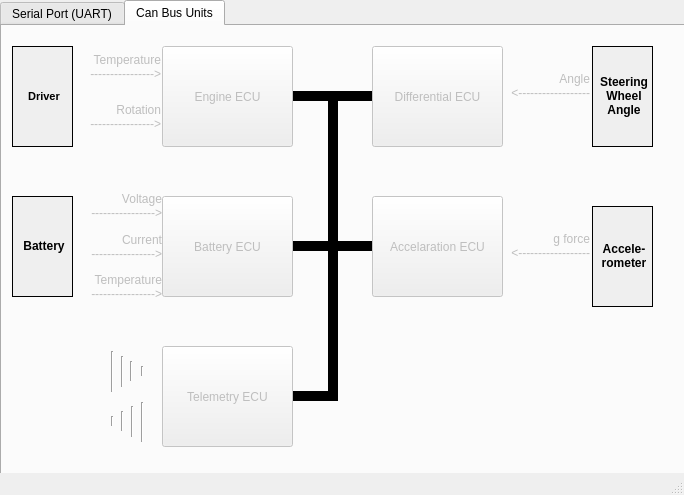
<?xml version="1.0" encoding="UTF-8"?>
<ui version="4.0">
 <class>MainWindow</class>
 <widget class="QMainWindow" name="MainWindow">
  <property name="geometry">
   <rect>
    <x>0</x>
    <y>0</y>
    <width>684</width>
    <height>495</height>
   </rect>
  </property>
  <property name="sizePolicy">
   <sizepolicy hsizetype="Fixed" vsizetype="Fixed">
    <horstretch>0</horstretch>
    <verstretch>0</verstretch>
   </sizepolicy>
  </property>
  <property name="windowTitle">
   <string>MainWindow</string>
  </property>
  <widget class="QWidget" name="centralWidget">
   <widget class="QTabWidget" name="tabWidget">
    <property name="enabled">
     <bool>true</bool>
    </property>
    <property name="geometry">
     <rect>
      <x>0</x>
      <y>0</y>
      <width>691</width>
      <height>481</height>
     </rect>
    </property>
    <property name="sizePolicy">
     <sizepolicy hsizetype="Fixed" vsizetype="Fixed">
      <horstretch>0</horstretch>
      <verstretch>0</verstretch>
     </sizepolicy>
    </property>
    <property name="maximumSize">
     <size>
      <width>691</width>
      <height>481</height>
     </size>
    </property>
    <property name="contextMenuPolicy">
     <enum>Qt::DefaultContextMenu</enum>
    </property>
    <property name="acceptDrops">
     <bool>false</bool>
    </property>
    <property name="currentIndex">
     <number>1</number>
    </property>
    <property name="elideMode">
     <enum>Qt::ElideLeft</enum>
    </property>
    <widget class="QWidget" name="tab_3">
     <attribute name="title">
      <string>Serial Port (UART)</string>
     </attribute>
     <widget class="QWidget" name="verticalLayoutWidget">
      <property name="geometry">
       <rect>
        <x>10</x>
        <y>10</y>
        <width>641</width>
        <height>421</height>
       </rect>
      </property>
      <layout class="QVBoxLayout" name="verticalLayout">
       <item>
        <layout class="QHBoxLayout" name="horizontalLayout_3">
         <item>
          <widget class="QLabel" name="label">
           <property name="maximumSize">
            <size>
             <width>111</width>
             <height>25</height>
            </size>
           </property>
           <property name="text">
            <string>Serial port status:</string>
           </property>
          </widget>
         </item>
         <item>
          <widget class="QLabel" name="port_status">
           <property name="text">
            <string>&lt;html&gt;&lt;head/&gt;&lt;body&gt;&lt;p&gt;&lt;br/&gt;&lt;/p&gt;&lt;/body&gt;&lt;/html&gt;</string>
           </property>
           <property name="textFormat">
            <enum>Qt::RichText</enum>
           </property>
          </widget>
         </item>
        </layout>
       </item>
       <item>
        <spacer name="horizontalSpacer">
         <property name="orientation">
          <enum>Qt::Horizontal</enum>
         </property>
         <property name="sizeHint" stdset="0">
          <size>
           <width>40</width>
           <height>20</height>
          </size>
         </property>
        </spacer>
       </item>
       <item>
        <widget class="QLabel" name="label_25">
         <property name="text">
          <string>Terminal (data from UART):</string>
         </property>
        </widget>
       </item>
       <item>
        <widget class="QTextEdit" name="textSerialPort">
         <property name="enabled">
          <bool>false</bool>
         </property>
         <property name="autoFillBackground">
          <bool>true</bool>
         </property>
        </widget>
       </item>
      </layout>
     </widget>
    </widget>
    <widget class="QWidget" name="CanBusMap">
     <attribute name="title">
      <string>Can Bus Units</string>
     </attribute>
     <widget class="QLabel" name="label_22">
      <property name="geometry">
       <rect>
        <x>20</x>
        <y>340</y>
        <width>71</width>
        <height>61</height>
       </rect>
      </property>
      <property name="text">
       <string/>
      </property>
      <property name="pixmap">
       <pixmap>../../Pictures/computer-iso.png</pixmap>
      </property>
      <property name="scaledContents">
       <bool>true</bool>
      </property>
     </widget>
     <widget class="QLabel" name="tempArrow_2">
      <property name="enabled">
       <bool>false</bool>
      </property>
      <property name="geometry">
       <rect>
        <x>70</x>
        <y>160</y>
        <width>90</width>
        <height>41</height>
       </rect>
      </property>
      <property name="autoFillBackground">
       <bool>false</bool>
      </property>
      <property name="text">
       <string>&lt;html&gt;&lt;head/&gt;&lt;body&gt;&lt;p&gt;Voltage   ----------------&amp;gt;&lt;/p&gt;&lt;/body&gt;&lt;/html&gt;</string>
      </property>
      <property name="alignment">
       <set>Qt::AlignRight|Qt::AlignTrailing|Qt::AlignVCenter</set>
      </property>
      <property name="wordWrap">
       <bool>true</bool>
      </property>
     </widget>
     <widget class="QLabel" name="tempArrow_3">
      <property name="enabled">
       <bool>false</bool>
      </property>
      <property name="geometry">
       <rect>
        <x>498</x>
        <y>40</y>
        <width>90</width>
        <height>41</height>
       </rect>
      </property>
      <property name="autoFillBackground">
       <bool>false</bool>
      </property>
      <property name="text">
       <string>Angle &lt;------------------</string>
      </property>
      <property name="alignment">
       <set>Qt::AlignRight|Qt::AlignTrailing|Qt::AlignVCenter</set>
      </property>
      <property name="wordWrap">
       <bool>true</bool>
      </property>
     </widget>
     <widget class="QLabel" name="tempArrow_4">
      <property name="enabled">
       <bool>false</bool>
      </property>
      <property name="geometry">
       <rect>
        <x>498</x>
        <y>200</y>
        <width>90</width>
        <height>41</height>
       </rect>
      </property>
      <property name="autoFillBackground">
       <bool>false</bool>
      </property>
      <property name="text">
       <string>g force &lt;------------------</string>
      </property>
      <property name="alignment">
       <set>Qt::AlignRight|Qt::AlignTrailing|Qt::AlignVCenter</set>
      </property>
      <property name="wordWrap">
       <bool>true</bool>
      </property>
     </widget>
     <widget class="Line" name="line">
      <property name="geometry">
       <rect>
        <x>120</x>
        <y>380</y>
        <width>21</width>
        <height>31</height>
       </rect>
      </property>
      <property name="orientation">
       <enum>Qt::Vertical</enum>
      </property>
     </widget>
     <widget class="Line" name="line_7">
      <property name="geometry">
       <rect>
        <x>130</x>
        <y>340</y>
        <width>21</width>
        <height>10</height>
       </rect>
      </property>
      <property name="orientation">
       <enum>Qt::Vertical</enum>
      </property>
     </widget>
     <widget class="QLabel" name="label_12">
      <property name="geometry">
       <rect>
        <x>290</x>
        <y>360</y>
        <width>41</width>
        <height>20</height>
       </rect>
      </property>
      <property name="font">
       <font>
        <strikeout>false</strikeout>
       </font>
      </property>
      <property name="autoFillBackground">
       <bool>false</bool>
      </property>
      <property name="frameShape">
       <enum>QFrame::HLine</enum>
      </property>
      <property name="lineWidth">
       <number>10</number>
      </property>
      <property name="text">
       <string/>
      </property>
      <property name="textFormat">
       <enum>Qt::AutoText</enum>
      </property>
     </widget>
     <widget class="Line" name="line_9">
      <property name="geometry">
       <rect>
        <x>100</x>
        <y>325</y>
        <width>21</width>
        <height>41</height>
       </rect>
      </property>
      <property name="orientation">
       <enum>Qt::Vertical</enum>
      </property>
     </widget>
     <widget class="QLabel" name="label_6">
      <property name="geometry">
       <rect>
        <x>10</x>
        <y>170</y>
        <width>61</width>
        <height>101</height>
       </rect>
      </property>
      <property name="autoFillBackground">
       <bool>true</bool>
      </property>
      <property name="styleSheet">
       <string notr="true">border-color: rgb(0, 0, 0);
font: 9pt &quot;Sans Serif&quot;;</string>
      </property>
      <property name="frameShape">
       <enum>QFrame::Box</enum>
      </property>
      <property name="frameShadow">
       <enum>QFrame::Plain</enum>
      </property>
      <property name="lineWidth">
       <number>1</number>
      </property>
      <property name="text">
       <string>&lt;html&gt;&lt;head/&gt;&lt;body&gt;&lt;p align=&quot;center&quot;&gt;&lt;span style=&quot; font-weight:600;&quot;&gt;Battery&lt;/span&gt;&lt;/p&gt;&lt;/body&gt;&lt;/html&gt;</string>
      </property>
      <property name="margin">
       <number>0</number>
      </property>
     </widget>
     <widget class="Line" name="line_3">
      <property name="geometry">
       <rect>
        <x>110</x>
        <y>385</y>
        <width>21</width>
        <height>20</height>
       </rect>
      </property>
      <property name="orientation">
       <enum>Qt::Vertical</enum>
      </property>
     </widget>
     <widget class="QLabel" name="tempArrow">
      <property name="enabled">
       <bool>false</bool>
      </property>
      <property name="geometry">
       <rect>
        <x>68</x>
        <y>20</y>
        <width>91</width>
        <height>41</height>
       </rect>
      </property>
      <property name="autoFillBackground">
       <bool>false</bool>
      </property>
      <property name="text">
       <string>Temperature ----------------&gt;</string>
      </property>
      <property name="alignment">
       <set>Qt::AlignRight|Qt::AlignTrailing|Qt::AlignVCenter</set>
      </property>
      <property name="wordWrap">
       <bool>true</bool>
      </property>
     </widget>
     <widget class="QLabel" name="label_9">
      <property name="geometry">
       <rect>
        <x>590</x>
        <y>180</y>
        <width>61</width>
        <height>101</height>
       </rect>
      </property>
      <property name="autoFillBackground">
       <bool>true</bool>
      </property>
      <property name="styleSheet">
       <string notr="true">border-color: rgb(0, 0, 0);
font: 9pt &quot;Sans Serif&quot;;</string>
      </property>
      <property name="frameShape">
       <enum>QFrame::Box</enum>
      </property>
      <property name="frameShadow">
       <enum>QFrame::Plain</enum>
      </property>
      <property name="lineWidth">
       <number>1</number>
      </property>
      <property name="text">
       <string>&lt;html&gt;&lt;head/&gt;&lt;body&gt;&lt;p align=&quot;center&quot;&gt;&lt;span style=&quot; font-weight:600;&quot;&gt;Accele- rometer&lt;/span&gt;&lt;/p&gt;&lt;/body&gt;&lt;/html&gt;</string>
      </property>
      <property name="wordWrap">
       <bool>true</bool>
      </property>
      <property name="margin">
       <number>0</number>
      </property>
     </widget>
     <widget class="QLabel" name="label_5">
      <property name="geometry">
       <rect>
        <x>10</x>
        <y>20</y>
        <width>61</width>
        <height>101</height>
       </rect>
      </property>
      <property name="autoFillBackground">
       <bool>true</bool>
      </property>
      <property name="styleSheet">
       <string notr="true">border-color: rgb(0, 0, 0);
font: 9pt &quot;Sans Serif&quot;;</string>
      </property>
      <property name="frameShape">
       <enum>QFrame::Box</enum>
      </property>
      <property name="frameShadow">
       <enum>QFrame::Plain</enum>
      </property>
      <property name="lineWidth">
       <number>1</number>
      </property>
      <property name="text">
       <string>&lt;html&gt;&lt;head/&gt;&lt;body&gt;&lt;p align=&quot;center&quot;&gt;&lt;span style=&quot; font-size:8pt; font-weight:600;&quot;&gt;Driver&lt;/span&gt;&lt;/p&gt;&lt;/body&gt;&lt;/html&gt;</string>
      </property>
      <property name="margin">
       <number>0</number>
      </property>
     </widget>
     <widget class="Line" name="line_5">
      <property name="geometry">
       <rect>
        <x>130</x>
        <y>376</y>
        <width>21</width>
        <height>40</height>
       </rect>
      </property>
      <property name="orientation">
       <enum>Qt::Vertical</enum>
      </property>
     </widget>
     <widget class="QLabel" name="rotationArrow">
      <property name="enabled">
       <bool>false</bool>
      </property>
      <property name="geometry">
       <rect>
        <x>68</x>
        <y>70</y>
        <width>91</width>
        <height>41</height>
       </rect>
      </property>
      <property name="text">
       <string>Rotation ----------------&gt;</string>
      </property>
      <property name="alignment">
       <set>Qt::AlignRight|Qt::AlignTrailing|Qt::AlignVCenter</set>
      </property>
      <property name="wordWrap">
       <bool>true</bool>
      </property>
     </widget>
     <widget class="QLabel" name="label_7">
      <property name="geometry">
       <rect>
        <x>590</x>
        <y>20</y>
        <width>61</width>
        <height>101</height>
       </rect>
      </property>
      <property name="autoFillBackground">
       <bool>true</bool>
      </property>
      <property name="styleSheet">
       <string notr="true">border-color: rgb(0, 0, 0);
font: 9pt &quot;Sans Serif&quot;;</string>
      </property>
      <property name="frameShape">
       <enum>QFrame::Box</enum>
      </property>
      <property name="frameShadow">
       <enum>QFrame::Plain</enum>
      </property>
      <property name="lineWidth">
       <number>1</number>
      </property>
      <property name="text">
       <string>&lt;html&gt;&lt;head/&gt;&lt;body&gt;&lt;p align=&quot;center&quot;&gt;&lt;span style=&quot; font-weight:600;&quot;&gt;Steering Wheel Angle&lt;/span&gt;&lt;/p&gt;&lt;/body&gt;&lt;/html&gt;</string>
      </property>
      <property name="wordWrap">
       <bool>true</bool>
      </property>
      <property name="margin">
       <number>0</number>
      </property>
     </widget>
     <widget class="Line" name="line_6">
      <property name="geometry">
       <rect>
        <x>100</x>
        <y>390</y>
        <width>21</width>
        <height>10</height>
       </rect>
      </property>
      <property name="orientation">
       <enum>Qt::Vertical</enum>
      </property>
     </widget>
     <widget class="QLabel" name="label_11">
      <property name="geometry">
       <rect>
        <x>290</x>
        <y>210</y>
        <width>80</width>
        <height>20</height>
       </rect>
      </property>
      <property name="font">
       <font>
        <strikeout>false</strikeout>
       </font>
      </property>
      <property name="autoFillBackground">
       <bool>false</bool>
      </property>
      <property name="frameShape">
       <enum>QFrame::HLine</enum>
      </property>
      <property name="lineWidth">
       <number>10</number>
      </property>
      <property name="text">
       <string/>
      </property>
      <property name="textFormat">
       <enum>Qt::AutoText</enum>
      </property>
     </widget>
     <widget class="QLabel" name="rotationArrow_3">
      <property name="enabled">
       <bool>false</bool>
      </property>
      <property name="geometry">
       <rect>
        <x>70</x>
        <y>240</y>
        <width>90</width>
        <height>41</height>
       </rect>
      </property>
      <property name="text">
       <string>Temperature ----------------&gt;</string>
      </property>
      <property name="alignment">
       <set>Qt::AlignRight|Qt::AlignTrailing|Qt::AlignVCenter</set>
      </property>
      <property name="wordWrap">
       <bool>true</bool>
      </property>
     </widget>
     <widget class="QLabel" name="label_13">
      <property name="geometry">
       <rect>
        <x>301</x>
        <y>75</y>
        <width>60</width>
        <height>300</height>
       </rect>
      </property>
      <property name="frameShape">
       <enum>QFrame::VLine</enum>
      </property>
      <property name="lineWidth">
       <number>10</number>
      </property>
      <property name="text">
       <string/>
      </property>
     </widget>
     <widget class="Line" name="line_8">
      <property name="geometry">
       <rect>
        <x>119</x>
        <y>335</y>
        <width>21</width>
        <height>20</height>
       </rect>
      </property>
      <property name="orientation">
       <enum>Qt::Vertical</enum>
      </property>
     </widget>
     <widget class="QLabel" name="rotationArrow_2">
      <property name="enabled">
       <bool>false</bool>
      </property>
      <property name="geometry">
       <rect>
        <x>70</x>
        <y>200</y>
        <width>90</width>
        <height>41</height>
       </rect>
      </property>
      <property name="text">
       <string>Current ----------------&gt;</string>
      </property>
      <property name="alignment">
       <set>Qt::AlignRight|Qt::AlignTrailing|Qt::AlignVCenter</set>
      </property>
      <property name="wordWrap">
       <bool>true</bool>
      </property>
     </widget>
     <widget class="QLabel" name="label_10">
      <property name="geometry">
       <rect>
        <x>291</x>
        <y>60</y>
        <width>80</width>
        <height>20</height>
       </rect>
      </property>
      <property name="font">
       <font>
        <strikeout>false</strikeout>
       </font>
      </property>
      <property name="autoFillBackground">
       <bool>false</bool>
      </property>
      <property name="frameShape">
       <enum>QFrame::HLine</enum>
      </property>
      <property name="lineWidth">
       <number>10</number>
      </property>
      <property name="text">
       <string/>
      </property>
      <property name="textFormat">
       <enum>Qt::AutoText</enum>
      </property>
     </widget>
     <widget class="Line" name="line_2">
      <property name="geometry">
       <rect>
        <x>110</x>
        <y>330</y>
        <width>21</width>
        <height>31</height>
       </rect>
      </property>
      <property name="orientation">
       <enum>Qt::Vertical</enum>
      </property>
     </widget>
     <widget class="QPushButton" name="Telemetry_ECU">
      <property name="enabled">
       <bool>false</bool>
      </property>
      <property name="geometry">
       <rect>
        <x>160</x>
        <y>320</y>
        <width>131</width>
        <height>101</height>
       </rect>
      </property>
      <property name="cursor">
       <cursorShape>PointingHandCursor</cursorShape>
      </property>
      <property name="text">
       <string>Telemetry ECU</string>
      </property>
     </widget>
     <widget class="QPushButton" name="Battery_ECU">
      <property name="enabled">
       <bool>false</bool>
      </property>
      <property name="geometry">
       <rect>
        <x>160</x>
        <y>170</y>
        <width>131</width>
        <height>101</height>
       </rect>
      </property>
      <property name="cursor">
       <cursorShape>PointingHandCursor</cursorShape>
      </property>
      <property name="text">
       <string>Battery ECU</string>
      </property>
     </widget>
     <widget class="QPushButton" name="Acc_ECU">
      <property name="enabled">
       <bool>false</bool>
      </property>
      <property name="geometry">
       <rect>
        <x>370</x>
        <y>170</y>
        <width>131</width>
        <height>101</height>
       </rect>
      </property>
      <property name="cursor">
       <cursorShape>PointingHandCursor</cursorShape>
      </property>
      <property name="text">
       <string>Accelaration ECU</string>
      </property>
     </widget>
     <widget class="QPushButton" name="Diff_ECU">
      <property name="enabled">
       <bool>false</bool>
      </property>
      <property name="geometry">
       <rect>
        <x>370</x>
        <y>20</y>
        <width>131</width>
        <height>101</height>
       </rect>
      </property>
      <property name="cursor">
       <cursorShape>PointingHandCursor</cursorShape>
      </property>
      <property name="text">
       <string>Differential ECU</string>
      </property>
     </widget>
     <widget class="QPushButton" name="Engine_ECU">
      <property name="enabled">
       <bool>false</bool>
      </property>
      <property name="geometry">
       <rect>
        <x>160</x>
        <y>20</y>
        <width>131</width>
        <height>101</height>
       </rect>
      </property>
      <property name="cursor">
       <cursorShape>PointingHandCursor</cursorShape>
      </property>
      <property name="text">
       <string>Engine ECU</string>
      </property>
     </widget>
    </widget>
   </widget>
  </widget>
  <widget class="QStatusBar" name="statusBar"/>
 </widget>
 <layoutdefault spacing="6" margin="11"/>
 <resources/>
 <connections/>
</ui>
